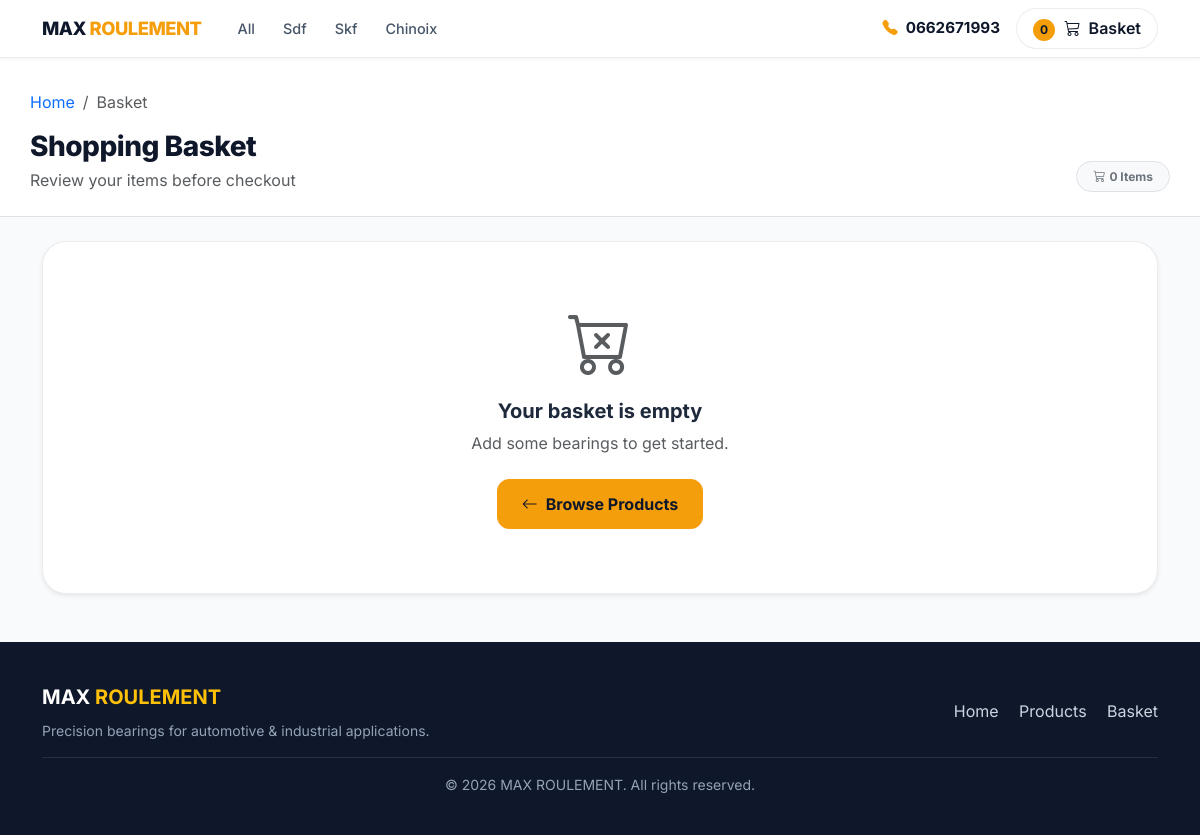
The page /basket/ on the database its author committed.
### store/models.py (models this page shows, shortened)
class Categories(models.Model):
    name = models.CharField(max_length=255,db_index=True)
    slug = models.SlugField(max_length=255,unique=True)
    class meta :
        verbose_name_plural='categories'  # why did he do it anyways
    def get_absolute_url(self):
        return reverse('store:category_products', args=[self.slug])

### basket/views.py (the view)
# urls.py: path('', views.basket_summary, name='basket_summary'),
def basket_summary(request):
    basket = Basket(request)
    return render(request, 'store/basket/summary.html', {'basket': basket})

### basket/basket.py (called while the page is built)
    def __len__(self):
        return sum(item['qty'] for item in self.basket.values())

### basket/context_processors.py (called while the page is built)
def basket(request):
    return {'basket': Basket(request)}

### store/views.py (called while the page is built)
def categories(request):
    return {
        'categories': Categories.objects.all()
    }

### templates/store/basket/summary.html (shortened to what this page needs)
{% extends "../base.html" %}
{% load static %}
{% block content %}
<main class="pb-5">
    <div class="bg-white border-bottom">
        <div class="container page-header">
            <nav aria-label="breadcrumb" class="mb-3">
                <ol class="breadcrumb mb-0 small">
                    <li class="breadcrumb-item"><a href="/" class="text-decoration-none">Home</a></li>
                    <li class="breadcrumb-item active" aria-current="page">Basket</li>
                </ol>
            </nav>
            <div class="d-flex align-items-end justify-content-between flex-wrap gap-3">
                <div>
                    <h1 class="h3 mb-1">Shopping Basket</h1>
                    <p class="text-muted mb-0">Review your items before checkout</p>
                </div>
                <span class="badge bg-light text-secondary border px-3 py-2 rounded-pill">
                    <i class="bi bi-cart3 me-1"></i>{{ basket|length }} Item{{ basket|length|pluralize }}
                </span>
            </div>
        </div>
    </div>
    <div class="container pt-4">
        {% if basket|length %}
        <div class="row g-4">
            <div class="col-lg-8">
                <div class="d-flex flex-column gap-3">
                    {% for item in basket %}
                    {% with product=item.product %}
                    <div data-index="{{product.id}}" class="basket-item product-item shadow-sm">
                        <div class="row g-0 align-items-stretch">
                            <div class="col-4 col-sm-3 col-md-3">
                                <div class="basket-item-img h-100">
                                    <img class="img-fluid" alt="{{ product.name }}" src="{{ product.image.url }}">
                                </div>
                            </div>
                            <div class="col-8 col-sm-9 col-md-9 p-3 p-md-4">
                                <div class="d-flex flex-column h-100">
                                    <div class="mb-3">
                                        <a href="{{ product.get_absolute_url }}" class="text-decoration-none text-reset">
                                            <h2 class="h6 fw-bold mb-1">{{ product.name }}</h2>
                                        </a>
                                        <span class="badge badge-soft-warning rounded-pill px-2 py-1 small">Roulemnt</span>
                                    </div>
                                    <div class="d-flex align-items-center justify-content-between flex-wrap gap-3 mt-auto pt-3 border-top">
                                        <div>
                                            <span class="text-muted small d-block mb-1">Unit price</span>
                                            <span class="basket-item-price">DZD {{ product.price }}</span>
                                        </div>
                                        <div class="d-flex align-items-end gap-2 flex-wrap">
                                            <div>
                                                <label for="select{{product.id}}" class="form-label text-muted small mb-1">Qty</label>
                                                <select id="select{{product.id}}" class="form-select form-select-sm basket-qty-select">
                                                    <option selected>
                                                        {{item.qty}}
                                                    </option>
                                                    <option value="">1</option>
                                                    <option value="">2</option>
                                                    <option value="">3</option>
                                                    <option value="">4</option>
                                                </select>
                                            </div>
                                            <button type="button" id="update-button" data-index="{{product.id}}"
                                                class="btn btn-basket-action btn-basket-update btn-sm update-button">
                                                <i class="bi bi-arrow-repeat me-1"></i>Update
                                            </button>
                                            <button type="button" id="delete-button" data-index="{{product.id}}"
                                                class="btn btn-basket-action btn-basket-delete btn-sm delete-button">
                                                <i class="bi bi-trash3 me-1"></i>Delete
                                            </button>
                                        </div>
                                    </div>
                                </div>
                            </div>
                        </div>
                    </div>
                    {% endwith %}
                    {% endfor %}
                </div>
            </div>
            <div class="col-lg-4">
                <div class="order-summary p-4 shadow-sm">
                    <h2 class="h6 fw-bold mb-4">Order Summary</h2>
                    <div class="d-flex justify-content-between mb-2">
                        <span class="text-muted">Items</span>
                        <span class="fw-semibold">{{ basket|length }}</span>
                    </div>
                    <div class="d-flex justify-content-between mb-4">
                        <span class="text-muted">Subtotal</span>
                        <span class="fw-semibold">DZD <span id="subtotal">{{basket.get_total_price}}</span></span>
                    </div>
                    <hr class="text-secondary opacity-25">
                    <div class="d-flex justify-content-between align-items-center my-3">
                        <span class="fw-bold">Total</span>
                        <span class="order-summary-total">DZD<span id="Total"> {{basket.get_total_price}}</span></span>
                    </div>
                    <a href="/" class="btn btn-checkout w-100 mb-2">
                        <i class="bi bi-bag-check me-2"></i>Continue Shopping
                    </a>
<a href="{% url 'checkout:checkout' %}" class="btn btn-primary">
    Proceed to Checkout
</a>
                        <i class="bi bi-bag-check me-2"></i>Pay here
                    </a>
                </div>
            </div>
        </div>
        {% else %}
        <div class="empty-basket shadow-sm">
            <i class="bi bi-cart-x display-3 text-muted mb-3 d-block"></i>
            <h2 class="h5 fw-bold mb-2">Your basket is empty</h2>
            <p class="text-muted mb-4">Add some bearings to get started.</p>
            <a href="/" class="btn btn-checkout">
                <i class="bi bi-arrow-left me-2"></i>Browse Products
            </a>
        </div>
        {% endif %}
    </div>
</main>
{% endblock %}

### templates/store/base.html (shortened to what this page needs)
{% load static %}
<!DOCTYPE html>
<html lang="en" data-bs-theme="light">
<head>
    <link href="https://cdn.jsdelivr.net/npm/bootstrap@5.3.3/dist/css/bootstrap.min.css" rel="stylesheet"
>
    <link rel="stylesheet" href="https://cdn.jsdelivr.net/npm/bootstrap-icons@1.11.3/font/bootstrap-icons.min.css">
</head>
<body>
    <header>
        <nav class="navbar navbar-expand-lg site-navbar sticky-top">
            <div class="container flex-wrap">
                <div class="d-flex align-items-center flex-wrap flex-grow-1">
                    <a class="navbar-brand me-0" href="/">MAX <span>ROULEMENT</span></a>
                    <nav class="nav-categories" aria-label="Product categories">
                        <a class="nav-cat-link" href="{% url "store:all_products" %}">All</a>
                        {% for c in categories %}
                        <a class="nav-cat-link{% if category.slug == c.slug %} active{% endif %}"
                            href="{{ c.get_absolute_url }}">{{ c.name|title }}</a>
                        {% endfor %}
                    </nav>
                </div>
                <div class="d-flex align-items-center gap-3 mt-2 mt-lg-0">
                    <a href="tel:0662671993" class="text-decoration-none fw-bold d-flex align-items-center" style="color: var(--brand-primary); font-size: 0.95rem;">
                        <i class="bi bi-telephone-fill me-2" style="color: var(--brand-accent);"></i>
                        0662671993
                    </a>
                    <a type="button" role="button" href="{% url "basket:basket_summary" %}" class="btn btn-basket">
                        {% with total_qty=basket|length %}
                        <span id="basket-qty" class="basket-badge">
                            {% if total_qty > 0 %}
                            {{ total_qty }}
                            {% else %}
                            0
                            {% endif %}
                        </span>
                        {% endwith %}
                        <i class="bi bi-cart3 me-1"></i>
                        Basket
                    </a>
                </div>
            </div>
        </nav>
    </header>
    <div id="content">{% block content %} {% endblock %}</div>
    <footer class="site-footer">
        <div class="container">
            <div class="row align-items-center">
                <div class="col-md-6 mb-3 mb-md-0">
                    <span class="fw-bold text-white fs-5">MAX <span class="text-warning">ROULEMENT</span></span>
                    <p class="small mb-0 mt-2">Precision bearings for automotive &amp; industrial applications.</p>
                </div>
                <div class="col-md-6 text-md-end">
                    <a href="/" class="me-3">Home</a>
                    <a href="{% url "store:all_products" %}" class="me-3">Products</a>
                    <a href="{% url "basket:basket_summary" %}">Basket</a>
                </div>
            </div>
            <hr class="border-secondary my-3 opacity-25">
            <p class="small mb-0 text-center">&copy; {% now "Y" %} MAX ROULEMENT. All rights reserved.</p>
        </div>
    </footer>
</body>
</html>

### rows shown on the page
Categories: name "Sdf"
Categories: name "Skf"
Categories: name "Chinoix"

### other values the page prints
{{ basket|length }} "0"
